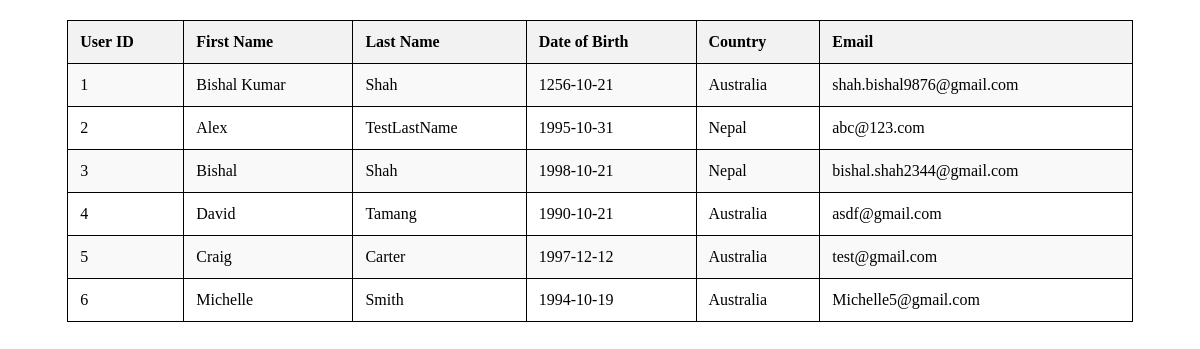
Screenshot of /dashboard/admin_dashboard_2.php with the database file from the repository.
### tables this page shows
CREATE TABLE `users` (
  `user_id` int(11) UNSIGNED NOT NULL,
  `first_name` varchar(50) NOT NULL,
  `last_name` varchar(50) NOT NULL,
  `dob` date NOT NULL,
  `country` varchar(50) DEFAULT NULL,
  `email` varchar(100) NOT NULL,
  `password` varchar(255) NOT NULL
);

### dashboard/admin_dashboard_2.php (the view, shortened to what this page needs)
<!DOCTYPE html>
<html>
<head>
</head>
<body>
<?php
$servername = "localhost";
$username = "root";
$password = "";
$database = "pristine_web_itech_db";
$conn = mysqli_connect($servername, $username, $password, $database);
$sql = "SELECT user_id, first_name, last_name, dob, country, email FROM users";
$result = mysqli_query($conn, $sql);
if (mysqli_num_rows($result) > 0) {
    echo "<table>";
    echo "<tr>
            <th>User ID</th>
            <th>First Name</th>
            <th>Last Name</th>
            <th>Date of Birth</th>
            <th>Country</th>
            <th>Email</th>
          </tr>";
    while ($row = mysqli_fetch_assoc($result)) {
        echo "<tr>
                <td>{$row['user_id']}</td>
                <td>{$row['first_name']}</td>
                <td>{$row['last_name']}</td>
                <td>{$row['dob']}</td>
                <td>{$row['country']}</td>
                <td>{$row['email']}</td>
              </tr>";
    }
    echo "</table>";
} else {
    echo "No records found.";
}
?>
</body>
</html>

### dashboard/admin_dashboard_2.php (style rules this page uses)
table { width: 90%; margin: 20px auto; margin-bottom: 200px; border-collapse: collapse; }
th, td { border: 1px solid; padding: 12px; text-align: left; }
th { background-color: #f2f2f2; }
tr:nth-child(even) { background-color: #f9f9f9; }

### rows the page displays
users: user_id "1", first_name "Bishal Kumar", last_name "Shah", dob "1256-10-21", country "Australia", email "shah.bishal9876@gmail.com"
users: user_id "2", first_name "Alex", last_name "TestLastName", dob "1995-10-31", country "Nepal", email "abc@123.com"
users: user_id "3", first_name "Bishal", last_name "Shah", dob "1998-10-21", country "Nepal", email "bishal.shah2344@gmail.com"
users: user_id "4", first_name "David", last_name "Tamang", dob "1990-10-21", country "Australia", email "asdf@gmail.com"
users: user_id "5", first_name "Craig", last_name "Carter", dob "1997-12-12", country "Australia", email "test@gmail.com"
users: user_id "6", first_name "Michelle", last_name "Smith", dob "1994-10-19", country "Australia", email "Michelle5@gmail.com"
